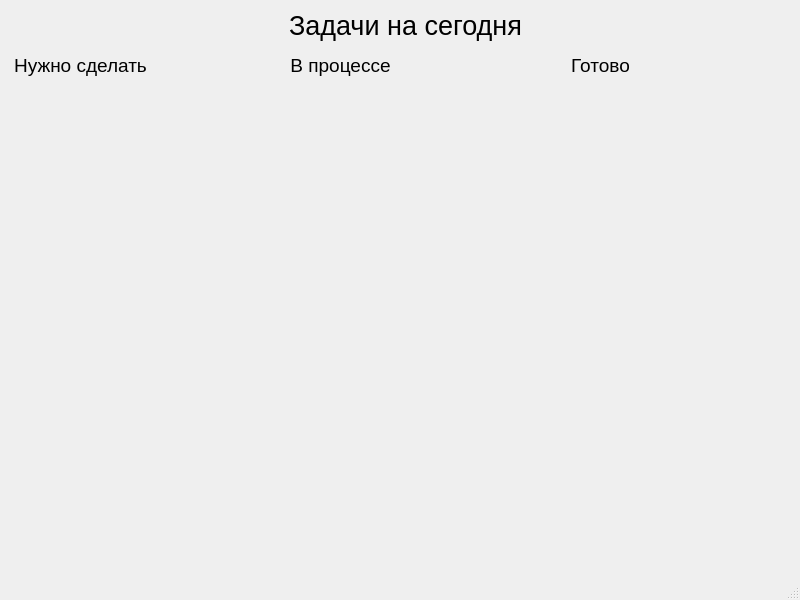
<?xml version="1.0" encoding="UTF-8"?>
<ui version="4.0">
 <class>MainWindow</class>
 <widget class="QMainWindow" name="MainWindow">
  <property name="geometry">
   <rect>
    <x>0</x>
    <y>0</y>
    <width>800</width>
    <height>600</height>
   </rect>
  </property>
  <property name="maximumSize">
   <size>
    <width>800</width>
    <height>600</height>
   </size>
  </property>
  <property name="windowTitle">
   <string>MainWindow</string>
  </property>
  <widget class="QWidget" name="centralwidget">
   <widget class="QLabel" name="label">
    <property name="geometry">
     <rect>
      <x>10</x>
      <y>50</y>
      <width>141</width>
      <height>31</height>
     </rect>
    </property>
    <property name="font">
     <font>
      <pointsize>14</pointsize>
     </font>
    </property>
    <property name="text">
     <string>Нужно сделать</string>
    </property>
    <property name="alignment">
     <set>Qt::AlignCenter</set>
    </property>
   </widget>
   <widget class="QLabel" name="label_2">
    <property name="geometry">
     <rect>
      <x>260</x>
      <y>10</y>
      <width>291</width>
      <height>31</height>
     </rect>
    </property>
    <property name="font">
     <font>
      <pointsize>20</pointsize>
     </font>
    </property>
    <property name="text">
     <string>Задачи на сегодня</string>
    </property>
    <property name="alignment">
     <set>Qt::AlignCenter</set>
    </property>
   </widget>
   <widget class="QLabel" name="label_3">
    <property name="geometry">
     <rect>
      <x>270</x>
      <y>50</y>
      <width>141</width>
      <height>31</height>
     </rect>
    </property>
    <property name="font">
     <font>
      <pointsize>14</pointsize>
     </font>
    </property>
    <property name="text">
     <string>В процессе</string>
    </property>
    <property name="alignment">
     <set>Qt::AlignCenter</set>
    </property>
   </widget>
   <widget class="QLabel" name="label_4">
    <property name="geometry">
     <rect>
      <x>530</x>
      <y>50</y>
      <width>141</width>
      <height>31</height>
     </rect>
    </property>
    <property name="font">
     <font>
      <pointsize>14</pointsize>
     </font>
    </property>
    <property name="text">
     <string>Готово</string>
    </property>
    <property name="alignment">
     <set>Qt::AlignCenter</set>
    </property>
   </widget>
  </widget>
  <widget class="QMenuBar" name="menubar">
   <property name="geometry">
    <rect>
     <x>0</x>
     <y>0</y>
     <width>800</width>
     <height>21</height>
    </rect>
   </property>
  </widget>
  <widget class="QStatusBar" name="statusbar"/>
 </widget>
 <resources/>
 <connections/>
</ui>
